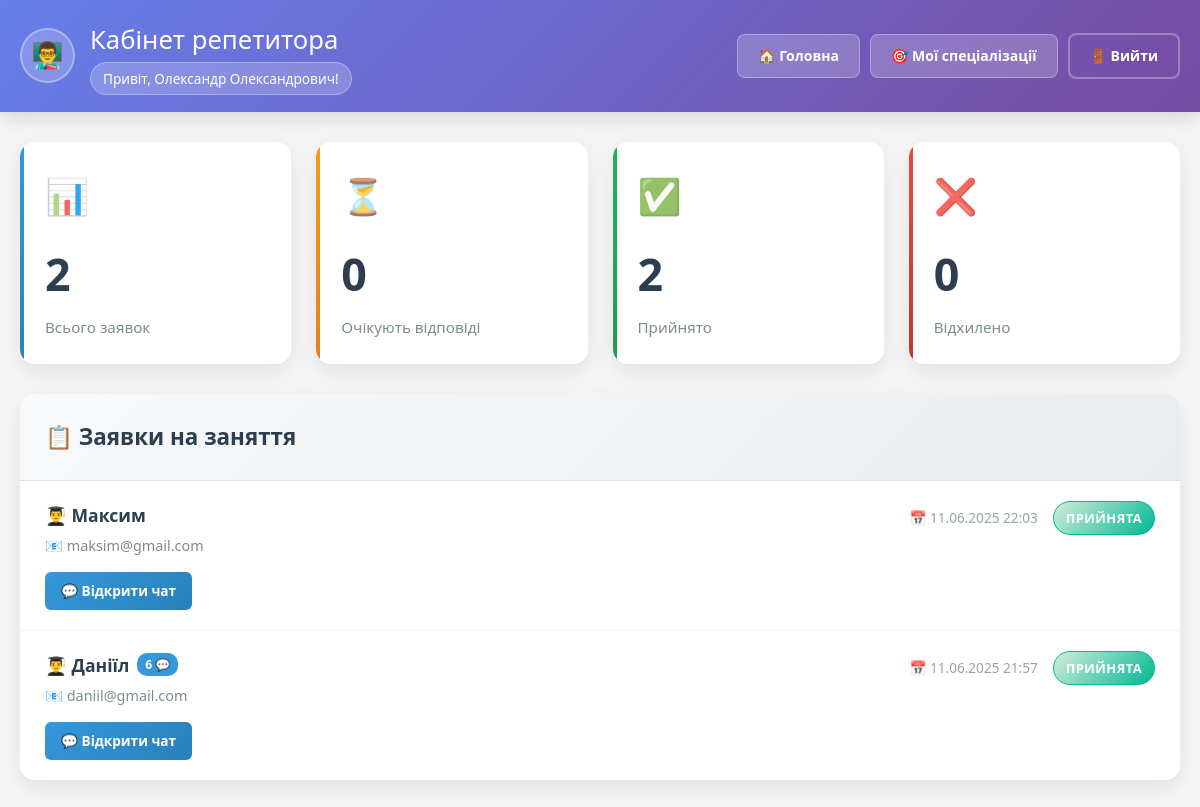
/code/tutor_dashboard.php (signed in), run on an earlier commit of the app's database.
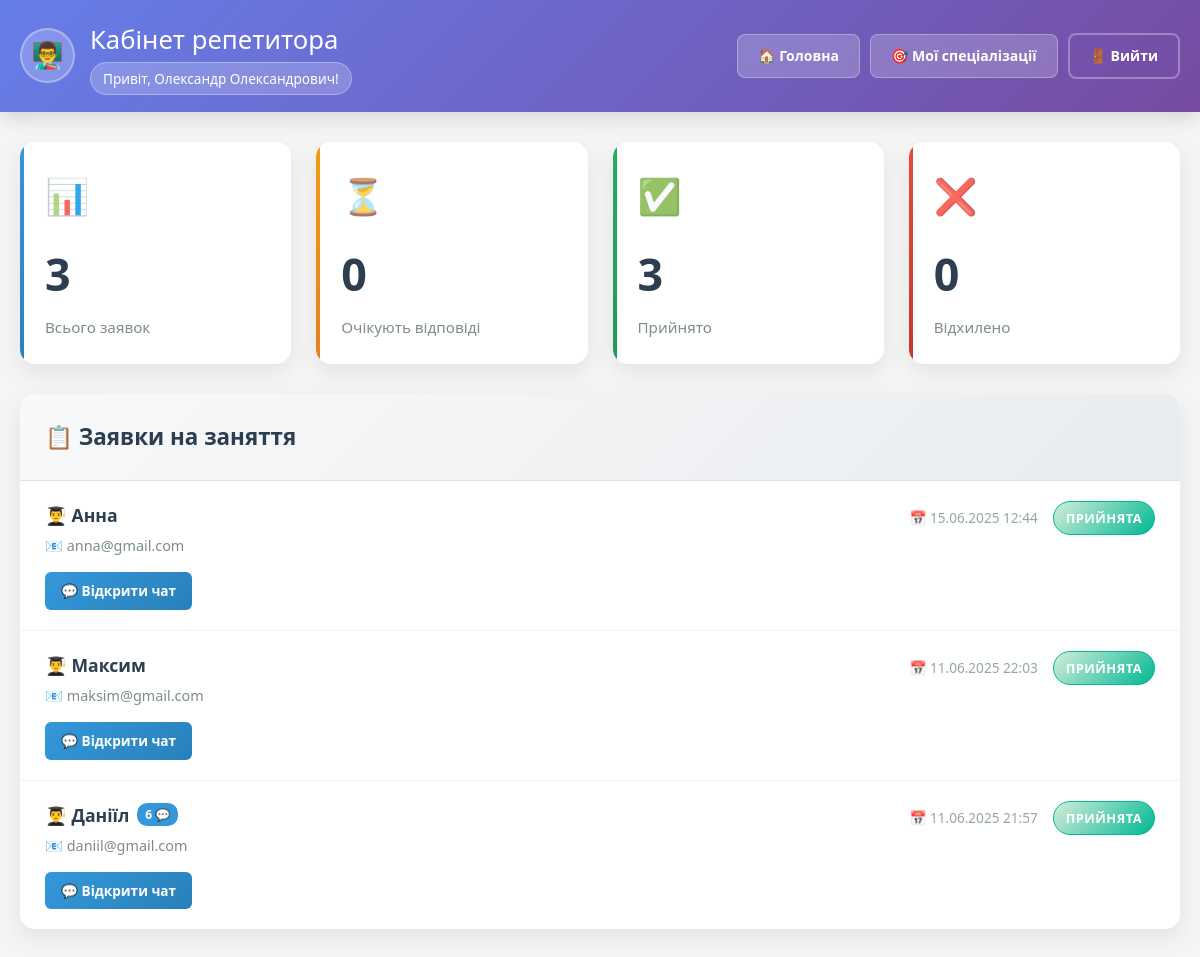
And on a later commit of the database.
### tables this page shows
CREATE TABLE `lesson_requests` (
  `id` int(11) NOT NULL,
  `student_id` int(11) NOT NULL,
  `tutor_id` int(11) NOT NULL,
  `created_at` timestamp NOT NULL DEFAULT current_timestamp(),
  `status` enum('Очікує','Прийнята','Відхилена') DEFAULT 'Очікує'
);

CREATE TABLE `users` (
  `id` int(11) NOT NULL,
  `name` varchar(100) DEFAULT NULL,
  `email` varchar(100) DEFAULT NULL,
  `bio` text DEFAULT NULL,
  `phone` varchar(20) DEFAULT NULL,
  `password` varchar(255) DEFAULT NULL,
  `role` enum('student','tutor') DEFAULT NULL,
  `created_at` datetime DEFAULT current_timestamp()
);

### code/tutor_dashboard.php (the view, shortened to what this page needs)
<?php
require 'db.php';
$tutor_id = $_SESSION['user_id'];
$stmt = $conn->prepare("
    SELECT lr.id, u.name AS student_name, u.email, lr.created_at, lr.status,
           COUNT(m.id) as message_count
    FROM lesson_requests lr
    JOIN users u ON lr.student_id = u.id
    LEFT JOIN messages m ON lr.id = m.request_id
    WHERE lr.tutor_id = ?
    GROUP BY lr.id, u.name, u.email, lr.created_at, lr.status
    ORDER BY lr.created_at DESC
");
$stmt->bind_param("i", $tutor_id);
$stmt->execute();
$result = $stmt->get_result();
$stats_stmt = $conn->prepare("
    SELECT
        COUNT(*) as total_requests,
        SUM(CASE WHEN status = 'Очікує' THEN 1 ELSE 0 END) as pending_requests,
        SUM(CASE WHEN status = 'Прийнята' THEN 1 ELSE 0 END) as accepted_requests,
        SUM(CASE WHEN status = 'Відхилена' THEN 1 ELSE 0 END) as rejected_requests
    FROM lesson_requests
    WHERE tutor_id = ?
");
$stats_stmt->bind_param("i", $tutor_id);
$stats_stmt->execute();
$stats = $stats_stmt->get_result()->fetch_assoc();
?>
<!DOCTYPE html>
<html lang="uk">
<head>
    <link rel="stylesheet" href="css/tutor_dashboard_style.css">
</head>
<body>
    <div class="header">
        <div class="header-content">
            <div class="welcome-section">
                <div class="user-avatar">👨‍🏫</div>
                <div class="welcome-text">
                    <h1>Кабінет репетитора</h1>
                    <span class="role-badge">
                        Привіт, <?= htmlspecialchars($_SESSION['user_name']) ?>!
                    </span>
                </div>
            </div>
            <div class="header-actions">
                <a href="dashboard.php" class="btn btn-primary">
                    🏠 Головна
                </a>
                <a href="tutor_specializations.php" class="btn btn-primary">
                    🎯 Мої спеціалізації
                </a>
                <a href="logout.php" class="btn btn-outline">
                    🚪 Вийти
                </a>
            </div>
        </div>
    </div>
    <div class="container">
        <div class="stats-grid">
            <div class="stat-card">
                <div class="stat-header">
                    <div class="stat-icon">📊</div>
                </div>
                <div class="stat-number"><?= $stats['total_requests'] ?: 0 ?></div>
                <div class="stat-label">Всього заявок</div>
            </div>
            <div class="stat-card pending">
                <div class="stat-header">
                    <div class="stat-icon">⏳</div>
                </div>
                <div class="stat-number"><?= $stats['pending_requests'] ?: 0 ?></div>
                <div class="stat-label">Очікують відповіді</div>
            </div>
            <div class="stat-card accepted">
                <div class="stat-header">
                    <div class="stat-icon">✅</div>
                </div>
                <div class="stat-number"><?= $stats['accepted_requests'] ?: 0 ?></div>
                <div class="stat-label">Прийнято</div>
            </div>
            <div class="stat-card rejected">
                <div class="stat-header">
                    <div class="stat-icon">❌</div>
                </div>
                <div class="stat-number"><?= $stats['rejected_requests'] ?: 0 ?></div>
                <div class="stat-label">Відхилено</div>
            </div>
        </div>
        <div class="requests-section">
            <div class="section-header">
                <h3 class="section-title">📋 Заявки на заняття</h3>
            </div>
            <?php if ($result->num_rows > 0): ?>
                <div class="requests-container">
                    <?php while ($row = $result->fetch_assoc()): ?>
                        <div class="request-card animate-fade-in">
                            <div class="request-header">
                                <div class="student-info">
                                    <div class="student-name">
                                        👨‍🎓 <?= htmlspecialchars($row['student_name']) ?>
                                        <?php if ($row['message_count'] > 0): ?>
                                            <span class="message-count"><?= $row['message_count'] ?> 💬</span>
                                        <?php endif; ?>
                                    </div>
                                    <div class="student-email">📧 <?= htmlspecialchars($row['email']) ?></div>
                                </div>
                                <div class="request-meta">
                                    <div class="date-info">
                                        📅 <?= date('d.m.Y H:i', strtotime($row['created_at'])) ?>
                                    </div>
                                    <span class="status-badge status-<?php
                                        switch($row['status']) {
                                            case 'Прийнята': echo 'accepted'; break;
                                        }
                                    ?>">
                                        <?= htmlspecialchars($row['status']) ?>
                                    </span>
                                </div>
                            </div>
                            <div class="request-actions">
                                <?php if ($row['status'] === 'Прийнята'): ?>
                                    <a href="chat.php?request_id=<?= $row['id'] ?>" class="btn-sm btn-chat">
                                        💬 Відкрити чат
                                    </a>
                                <?php endif; ?>
                            </div>
                        </div>
                    <?php endwhile; ?>
                </div>
            <?php endif; ?>
        </div>
    </div>
</body>
</html>

What changed in the data, as far as the page shows it:
added lesson_requests: student.name "Анна", student.email "anna@gmail.com", created_at "15.06.2025 12:44", status "ПРИЙНЯТА"
Also different on the page:
$stats['total_requests'] ?: 0: "2" → "3"
$stats['accepted_requests'] ?: 0: "2" → "3"
